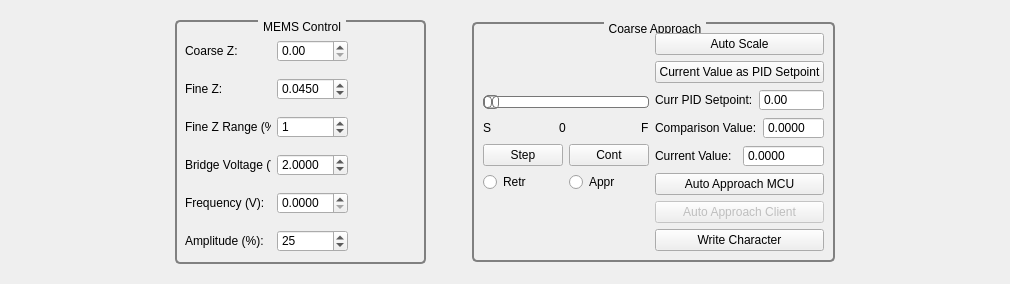
      <widget class="QWidget" name="tabApproach">
       <attribute name="title">
        <string>Approach</string>
       </attribute>
       <layout class="QGridLayout" name="gridLayout_25">
        <item row="0" column="0">
         <widget class="QWidget" name="approachWidget" native="true">
          <layout class="QGridLayout" name="gridLayout_29">
           <item row="0" column="0">
            <layout class="QGridLayout" name="gridLayout_24">
             <item row="0" column="0">
              <layout class="QHBoxLayout" name="horizontalLayout_34">
               <item>
                <spacer name="horizontalSpacer_2">
                 <property name="orientation">
                  <enum>Qt::Horizontal</enum>
                 </property>
                 <property name="sizeHint" stdset="0">
                  <size>
                   <width>155</width>
                   <height>20</height>
                  </size>
                 </property>
                </spacer>
               </item>
               <item>
                <widget class="QGroupBox" name="groupBox_3">
                 <property name="sizePolicy">
                  <sizepolicy hsizetype="Fixed" vsizetype="Fixed">
                   <horstretch>0</horstretch>
                   <verstretch>0</verstretch>
                  </sizepolicy>
                 </property>
                 <property name="minimumSize">
                  <size>
                   <width>251</width>
                   <height>244</height>
                  </size>
                 </property>
                 <property name="styleSheet">
                  <string notr="true">    QGroupBox  {
        background-color: qlineargradient(x1: 0, y1: 0, x2: 0, y2: 1,
                                          stop: 0 #E0E0E0, stop: 1 #FFFFFF);
        border: 2px solid gray;
        border-radius: 5px;
        margin-top: 1ex; /* leave space at the top for the title */
    }
     
    QGroupBox::title  {
        subcontrol-origin: margin;
        subcontrol-position: top center; /* position at the top center */
        padding: 0 3px;
        background-color: qlineargradient(x1: 0, y1: 0, x2: 0, y2: 1,
                                          stop: 0 #FFOECE, stop: 1 #FFFFFF);
    }
</string>
                 </property>
                 <property name="title">
                  <string>MEMS Control</string>
                 </property>
                 <widget class="QWidget" name="layoutWidget_3">
                  <property name="geometry">
                   <rect>
                    <x>10</x>
                    <y>10</y>
                    <width>163</width>
                    <height>232</height>
                   </rect>
                  </property>
                  <layout class="QHBoxLayout" name="horizontalLayout">
                   <item>
                    <layout class="QGridLayout" name="gridLayout_19">
                     <item row="8" column="0">
                      <widget class="QLabel" name="lblFrequencyVoltage">
                       <property name="text">
                        <string>Frequency (V):</string>
                       </property>
                      </widget>
                     </item>
                     <item row="4" column="0">
                      <widget class="QLabel" name="fineZRangeLabel">
                       <property name="text">
                        <string>Fine Z Range (%)</string>
                       </property>
                      </widget>
                     </item>
                     <item row="10" column="0">
                      <widget class="QLabel" name="lblAmplitudeVoltage">
                       <property name="enabled">
                        <bool>true</bool>
                       </property>
                       <property name="sizePolicy">
                        <sizepolicy hsizetype="Preferred" vsizetype="Fixed">
                         <horstretch>0</horstretch>
                         <verstretch>0</verstretch>
                        </sizepolicy>
                       </property>
                       <property name="text">
                        <string>Amplitude (%):</string>
                       </property>
                      </widget>
                     </item>
                     <item row="0" column="0">
                      <widget class="QLabel" name="coarseZLabel">
                       <property name="text">
                        <string>Coarse Z:</string>
                       </property>
                      </widget>
                     </item>
                     <item row="2" column="0">
                      <widget class="QLabel" name="lblOffsetVoltage">
                       <property name="text">
                        <string>Fine Z:</string>
                       </property>
                      </widget>
                     </item>
                     <item row="6" column="0">
                      <widget class="QLabel" name="lblBridgeVoltage">
                       <property name="text">
                        <string>Bridge Voltage (V):</string>
                       </property>
                      </widget>
                     </item>
                     <item row="0" column="1">
                      <widget class="QDoubleSpinBox" name="spnBoxCoarseZ"/>
                     </item>
                     <item row="2" column="1">
                      <widget class="QDoubleSpinBox" name="spnBoxFineZ">
                       <property name="decimals">
                        <number>4</number>
                       </property>
                       <property name="singleStep">
                        <double>0.010000000000000</double>
                       </property>
                       <property name="value">
                        <double>0.045000000000000</double>
                       </property>
                      </widget>
                     </item>
                     <item row="4" column="1">
                      <widget class="QSpinBox" name="spnBoxFineZRange">
                       <property name="maximum">
                        <number>100</number>
                       </property>
                       <property name="value">
                        <number>1</number>
                       </property>
                      </widget>
                     </item>
                     <item row="6" column="1">
                      <widget class="QDoubleSpinBox" name="spnBridgeVoltage">
                       <property name="decimals">
                        <number>4</number>
                       </property>
                       <property name="singleStep">
                        <double>0.010000000000000</double>
                       </property>
                       <property name="value">
                        <double>2.000000000000000</double>
                       </property>
                      </widget>
                     </item>
                     <item row="8" column="1">
                      <widget class="QDoubleSpinBox" name="spnFrequencyVoltage">
                       <property name="decimals">
                        <number>4</number>
                       </property>
                       <property name="singleStep">
                        <double>0.010000000000000</double>
                       </property>
                      </widget>
                     </item>
                     <item row="10" column="1">
                      <widget class="QDoubleSpinBox" name="spnFrequencyVoltage_2">
                       <property name="decimals">
                        <number>0</number>
                       </property>
                       <property name="maximum">
                        <double>100.000000000000000</double>
                       </property>
                       <property name="singleStep">
                        <double>1.000000000000000</double>
                       </property>
                       <property name="value">
                        <double>25.000000000000000</double>
                       </property>
                      </widget>
                     </item>
                    </layout>
                   </item>
                  </layout>
                 </widget>
                </widget>
               </item>
               <item>
                <spacer name="horizontalSpacer_13">
                 <property name="orientation">
                  <enum>Qt::Horizontal</enum>
                 </property>
                 <property name="sizeHint" stdset="0">
                  <size>
                   <width>40</width>
                   <height>20</height>
                  </size>
                 </property>
                </spacer>
               </item>
               <item>
                <widget class="QGroupBox" name="groupBox">
                 <property name="sizePolicy">
                  <sizepolicy hsizetype="Fixed" vsizetype="Fixed">
                   <horstretch>0</horstretch>
                   <verstretch>0</verstretch>
                  </sizepolicy>
                 </property>
                 <property name="styleSheet">
                  <string notr="true">    QGroupBox  {
        background-color: qlineargradient(x1: 0, y1: 0, x2: 0, y2: 1,
                                          stop: 0 #E0E0E0, stop: 1 #FFFFFF);
        border: 2px solid gray;
        border-radius: 5px;
        margin-top: 1ex; /* leave space at the top for the title */
    }
     
    QGroupBox::title  {
        subcontrol-origin: margin;
        subcontrol-position: top center; /* position at the top center */
        padding: 0 3px;
        background-color: qlineargradient(x1: 0, y1: 0, x2: 0, y2: 1,
                                          stop: 0 #FFOECE, stop: 1 #FFFFFF);
    }
</string>
                 </property>
                 <property name="title">
                  <string>Coarse Approach</string>
                 </property>
                 <layout class="QGridLayout" name="gridLayout_2">
                  <item row="0" column="1">
                   <layout class="QVBoxLayout" name="verticalLayout_2">
                    <item>
                     <widget class="QPushButton" name="pushButton_22">
                      <property name="styleSheet">
                       <string notr="true"/>
                      </property>
                      <property name="text">
                       <string>Auto Scale</string>
                      </property>
                      <property name="checkable">
                       <bool>true</bool>
                      </property>
                     </widget>
                    </item>
                    <item>
                     <widget class="QPushButton" name="buttonCurrValuePidSetpoint">
                      <property name="styleSheet">
                       <string notr="true"/>
                      </property>
                      <property name="text">
                       <string>Current Value as PID Setpoint</string>
                      </property>
                      <property name="checkable">
                       <bool>true</bool>
                      </property>
                     </widget>
                    </item>
                    <item>
                     <layout class="QHBoxLayout" name="horizontalLayout_32">
                      <item>
                       <widget class="QLabel" name="label_21">
                        <property name="text">
                         <string>Curr PID Setpoint:</string>
                        </property>
                       </widget>
                      </item>
                      <item>
                       <widget class="QDoubleSpinBox" name="currPIDSetpoint">
                        <property name="readOnly">
                         <bool>true</bool>
                        </property>
                        <property name="buttonSymbols">
                         <enum>QAbstractSpinBox::NoButtons</enum>
                        </property>
                       </widget>
                      </item>
                     </layout>
                    </item>
                    <item>
                     <layout class="QHBoxLayout" name="horizontalLayout_35">
                      <item>
                       <widget class="QLabel" name="label_24">
                        <property name="text">
                         <string>Comparison Value:</string>
                        </property>
                       </widget>
                      </item>
                      <item>
                       <widget class="QDoubleSpinBox" name="comparisonValue">
                        <property name="readOnly">
                         <bool>true</bool>
                        </property>
                        <property name="buttonSymbols">
                         <enum>QAbstractSpinBox::NoButtons</enum>
                        </property>
                        <property name="decimals">
                         <number>4</number>
                        </property>
                       </widget>
                      </item>
                     </layout>
                    </item>
                    <item>
                     <layout class="QHBoxLayout" name="horizontalLayout_36">
                      <item>
                       <widget class="QLabel" name="label_25">
                        <property name="text">
                         <string>Current Value:</string>
                        </property>
                       </widget>
                      </item>
                      <item>
                       <widget class="QDoubleSpinBox" name="currOffsetValue">
                        <property name="readOnly">
                         <bool>true</bool>
                        </property>
                        <property name="buttonSymbols">
                         <enum>QAbstractSpinBox::NoButtons</enum>
                        </property>
                        <property name="decimals">
                         <number>4</number>
                        </property>
                       </widget>
                      </item>
                     </layout>
                    </item>
                    <item>
                     <widget class="QPushButton" name="buttonAutoApproachMCU">
                      <property name="styleSheet">
                       <string notr="true"/>
                      </property>
                      <property name="text">
                       <string>Auto Approach MCU</string>
                      </property>
                      <property name="checkable">
                       <bool>false</bool>
                      </property>
                     </widget>
                    </item>
                    <item>
                     <widget class="QPushButton" name="buttonAutoApproachClient">
                      <property name="enabled">
                       <bool>false</bool>
                      </property>
                      <property name="styleSheet">
                       <string notr="true"/>
                      </property>
                      <property name="text">
                       <string>Auto Approach Client</string>
                      </property>
                      <property name="checkable">
                       <bool>true</bool>
                      </property>
                     </widget>
                    </item>
                    <item>
                     <widget class="QPushButton" name="writeCharacter">
                      <property name="styleSheet">
                       <string notr="true"/>
                      </property>
                      <property name="text">
                       <string>Write Character</string>
                      </property>
                      <property name="checkable">
                       <bool>true</bool>
                      </property>
                     </widget>
                    </item>
                   </layout>
                  </item>
                  <item row="0" column="0">
                   <layout class="QGridLayout" name="gridLayout">
                    <item row="0" column="0">
                     <layout class="QVBoxLayout" name="verticalLayout_21">
                      <item>
                       <layout class="QVBoxLayout" name="verticalLayout_6">
                        <item>
                         <widget class="QSlider" name="sldAmplitudeVoltage_3">
                          <property name="styleSheet">
                           <string notr="true">QSlider::groove:horizontal {
border: 1px solid #bbb;
background: white;
height: 10px;
border-radius: 4px;
}

QSlider::sub-page:horizontal {
background: qlineargradient(x1: 0, y1: 0,    x2: 0, y2: 1,
    stop: 0 #66e, stop: 1 #bbf);
background: qlineargradient(x1: 0, y1: 0.2, x2: 1, y2: 1,
    stop: 0 #bbf, stop: 1 #55f);
border: 1px solid #777;
height: 10px;
border-radius: 4px;
}

QSlider::add-page:horizontal {
background: #fff;
border: 1px solid #777;
height: 10px;
border-radius: 4px;
}

QSlider::handle:horizontal {
background: qlineargradient(x1:0, y1:0, x2:1, y2:1,
    stop:0 #eee, stop:1 #ccc);
border: 1px solid #777;
width: 13px;
margin-top: -2px;
margin-bottom: -2px;
border-radius: 4px;
}

QSlider::handle:horizontal:hover {
background: qlineargradient(x1:0, y1:0, x2:1, y2:1,
    stop:0 #fff, stop:1 #ddd);
border: 1px solid #444;
border-radius: 4px;
}

QSlider::sub-page:horizontal:disabled {
background: #bbb;
border-color: #999;
}

QSlider::add-page:horizontal:disabled {
background: #eee;
border-color: #999;
}

QSlider::handle:horizontal:disabled {
background: #eee;
border: 1px solid #aaa;
border-radius: 4px;
}</string>
                          </property>
                          <property name="minimum">
                           <number>0</number>
                          </property>
                          <property name="maximum">
                           <number>19</number>
                          </property>
                          <property name="singleStep">
                           <number>1</number>
                          </property>
                          <property name="pageStep">
                           <number>2</number>
                          </property>
                          <property name="value">
                           <number>0</number>
                          </property>
                          <property name="orientation">
                           <enum>Qt::Horizontal</enum>
                          </property>
                          <property name="tickPosition">
                           <enum>QSlider::TicksBelow</enum>
                          </property>
                         </widget>
                        </item>
                        <item>
                         <layout class="QHBoxLayout" name="horizontalLayout_24">
                          <item>
                           <widget class="QLabel" name="lblMemsAmplitudeMinVal_3">
                            <property name="sizePolicy">
                             <sizepolicy hsizetype="Preferred" vsizetype="Fixed">
                              <horstretch>0</horstretch>
                              <verstretch>0</verstretch>
                             </sizepolicy>
                            </property>
                            <property name="text">
                             <string>S</string>
                            </property>
                           </widget>
                          </item>
                          <item>
                           <spacer name="horizontalSpacer">
                            <property name="orientation">
                             <enum>Qt::Horizontal</enum>
                            </property>
                            <property name="sizeHint" stdset="0">
                             <size>
                              <width>35</width>
                              <height>20</height>
                             </size>
                            </property>
                           </spacer>
                          </item>
                          <item>
                           <widget class="QLabel" name="lblAmplitude">
                            <property name="sizePolicy">
                             <sizepolicy hsizetype="Minimum" vsizetype="Minimum">
                              <horstretch>0</horstretch>
                              <verstretch>0</verstretch>
                             </sizepolicy>
                            </property>
                            <property name="minimumSize">
                             <size>
                              <width>15</width>
                              <height>0</height>
                             </size>
                            </property>
                            <property name="text">
                             <string>0</string>
                            </property>
                           </widget>
                          </item>
                          <item>
                           <spacer name="horizontalSpacer_4">
                            <property name="orientation">
                             <enum>Qt::Horizontal</enum>
                            </property>
                            <property name="sizeType">
                             <enum>QSizePolicy::Expanding</enum>
                            </property>
                            <property name="sizeHint" stdset="0">
                             <size>
                              <width>35</width>
                              <height>20</height>
                             </size>
                            </property>
                           </spacer>
                          </item>
                          <item>
                           <widget class="QLabel" name="lblMemsAmplitudeMaxVal_3">
                            <property name="sizePolicy">
                             <sizepolicy hsizetype="Preferred" vsizetype="Fixed">
                              <horstretch>0</horstretch>
                              <verstretch>0</verstretch>
                             </sizepolicy>
                            </property>
                            <property name="text">
                             <string>F</string>
                            </property>
                           </widget>
                          </item>
                         </layout>
                        </item>
                       </layout>
                      </item>
                      <item>
                       <layout class="QHBoxLayout" name="horizontalLayout_43">
                        <item>
                         <widget class="QPushButton" name="stepButton">
                          <property name="styleSheet">
                           <string notr="true"/>
                          </property>
                          <property name="text">
                           <string>Step</string>
                          </property>
                         </widget>
                        </item>
                        <item>
                         <widget class="QPushButton" name="continuousButton">
                          <property name="styleSheet">
                           <string notr="true"/>
                          </property>
                          <property name="text">
                           <string>Cont</string>
                          </property>
                          <property name="checkable">
                           <bool>false</bool>
                          </property>
                         </widget>
                        </item>
                       </layout>
                      </item>
                      <item>
                       <layout class="QHBoxLayout" name="horizontalLayout_44">
                        <item>
                         <widget class="QRadioButton" name="retreatButton">
                          <property name="styleSheet">
                           <string notr="true"/>
                          </property>
                          <property name="text">
                           <string>Retr</string>
                          </property>
                         </widget>
                        </item>
                        <item>
                         <widget class="QRadioButton" name="approachButton">
                          <property name="text">
                           <string>Appr</string>
                          </property>
                         </widget>
                        </item>
                       </layout>
                      </item>
                     </layout>
                    </item>
                   </layout>
                  </item>
                 </layout>
                </widget>
               </item>
               <item>
                <spacer name="horizontalSpacer_3">
                 <property name="orientation">
                  <enum>Qt::Horizontal</enum>
                 </property>
                 <property name="sizeHint" stdset="0">
                  <size>
                   <width>155</width>
                   <height>20</height>
                  </size>
                 </property>
                </spacer>
               </item>
              </layout>
             </item>
            </layout>
           </item>
          </layout>
         </widget>
        </item>
       </layout>
      </widget>
